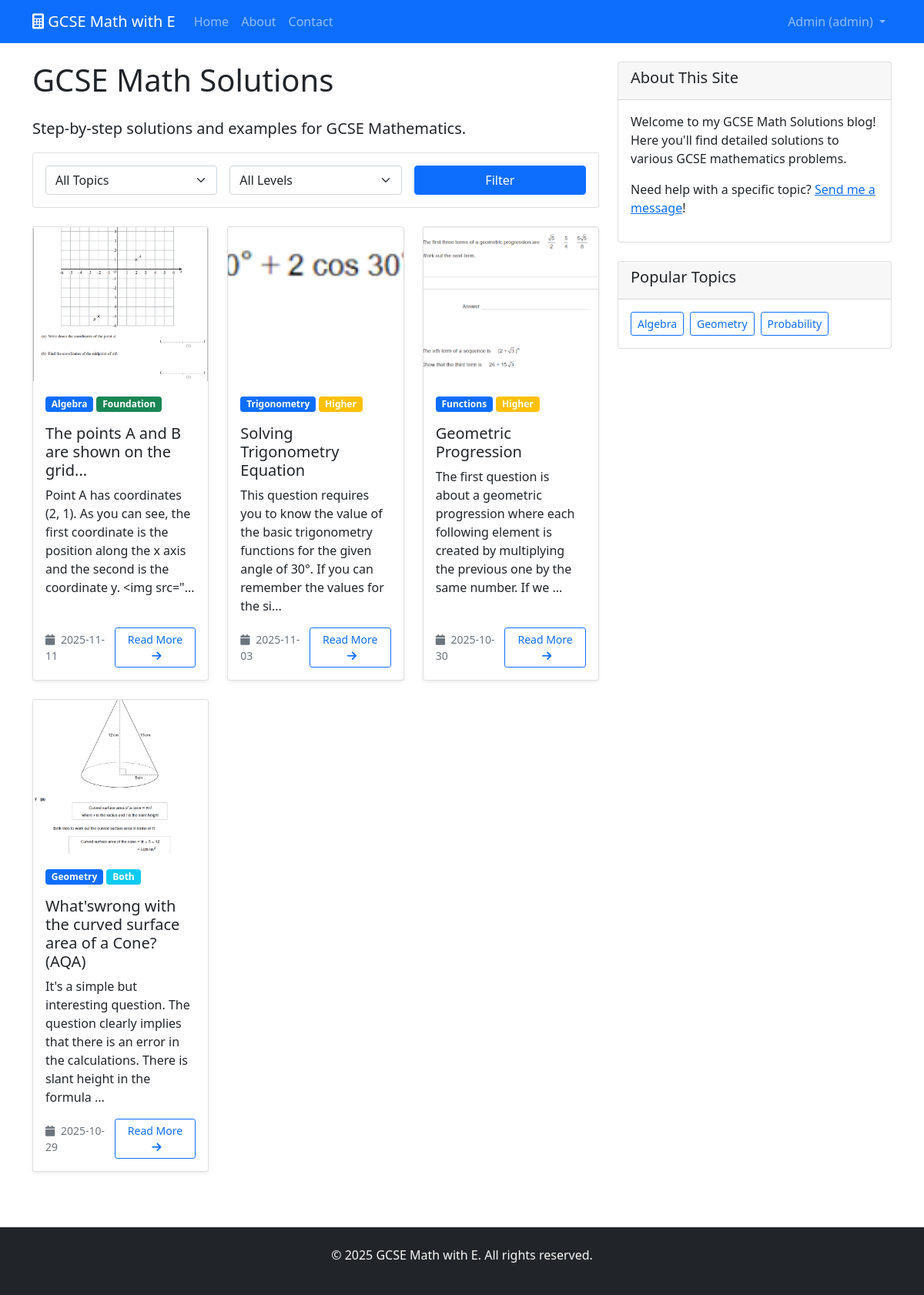
The page / (signed in) on the database its author committed.
### tables this page shows
CREATE TABLE posts (
                id INTEGER PRIMARY KEY AUTOINCREMENT,
                title TEXT NOT NULL,
                content TEXT NOT NULL,
                topic TEXT NOT NULL,
                difficulty TEXT,
                image_path TEXT,
                is_published BOOLEAN DEFAULT TRUE,
                created_at TIMESTAMP DEFAULT CURRENT_TIMESTAMP,
                updated_at TIMESTAMP DEFAULT CURRENT_TIMESTAMP
            );

### main.py (the view)
@app.route('/')
def index():
    page = request.args.get('page', 1, type=int)
    topic = request.args.get('topic', '')
    difficulty = request.args.get('difficulty', '')
    db = get_db()
    query = 'SELECT * FROM posts WHERE is_published = 1'
    params = []
    if topic:
        query += ' AND topic = ?'
        params.append(topic)
    if difficulty and difficulty != 'all':
        query += ' AND (difficulty = ? OR difficulty = ?)'
        params.extend([difficulty, 'both'])
    query += ' ORDER BY created_at DESC LIMIT 6 OFFSET ?'
    params.append((page - 1) * 6)
    posts = db.execute(query, params).fetchall()
    count_query = 'SELECT COUNT(*) FROM posts WHERE is_published = 1'
    count_params = []
    if topic:
        count_query += ' AND topic = ?'
        count_params.append(topic)
    if difficulty and difficulty != 'all':
        count_query += ' AND (difficulty = ? OR difficulty = ?)'
        count_params.extend([difficulty, 'both'])
    total_posts = db.execute(count_query, count_params).fetchone()[0]
    total_pages = (total_posts + 5) // 6 if total_posts > 0 else 1
    return render_template('index.html',
                           posts=posts,
                           topic=topic,
                           difficulty=difficulty,
                           current_page=page,
                           total_pages=total_pages)

### main.py (called while the page is built)
def get_db():
    conn = sqlite3.connect(app.config['DATABASE'])
    conn.row_factory = sqlite3.Row
    return conn

### templates/index.html (shortened to what this page needs)
{% extends "base.html" %}
{% block content %}
<div class="row">
    <div class="col-md-8">
        <h1 class="mb-4">GCSE Math Solutions</h1>
        <p class="lead">Step-by-step solutions and examples for GCSE Mathematics.</p>
        <div class="card mb-4">
            <div class="card-body">
                <form method="GET" class="row g-3">
                    <div class="col-md-4">
                        <select name="topic" class="form-select">
                            <option value="">All Topics</option>
                        </select>
                    </div>
                    <div class="col-md-4">
                        <select name="difficulty" class="form-select">
                            <option value="all" {% if difficulty == 'all' or not difficulty %}selected{% endif %}>All Levels</option>
                        </select>
                    </div>
                    <div class="col-md-4">
                        <button type="submit" class="btn btn-primary w-100">Filter</button>
                    </div>
                </form>
            </div>
        </div>
        {% if posts %}
            <div class="row">
                {% for post in posts %}
                <div class="col-md-6 col-lg-4 mb-4">
                    <div class="card h-100 shadow-sm">
                        {% if post.image_path %}
                        <img src="{{ url_for('static', filename='uploads/' + post.image_path) }}"
                             class="card-img-top" alt="{{ post.title }}"
                             style="height: 200px; object-fit: cover;">
                        {% else %}
                        <div class="card-img-top bg-light d-flex align-items-center justify-content-center"
                             style="height: 200px;">
                            <i class="fas fa-calculator fa-3x text-muted"></i>
                        </div>
                        {% endif %}
                        <div class="card-body d-flex flex-column">
                            <div class="mb-2">
                                <span class="badge bg-primary mb-2">{{ post.topic|title }}</span>
                                {% if post.difficulty %}
                                <span class="badge bg-{{ 'success' if post.difficulty == 'foundation' else 'warning' if post.difficulty == 'higher' else 'info' }}">
                                    {{ post.difficulty|title }}
                                </span>
                                {% endif %}
                            </div>
                            <h5 class="card-title">{{ post.title }}</h5>
                            <p class="card-text flex-grow-1">
                                {% if post.content|length > 150 %}
                                    {{ post.content[:150] }}...
                                {% else %}
                                    {{ post.content }}
                                {% endif %}
                            </p>
                            <div class="mt-auto">
                                <div class="d-flex justify-content-between align-items-center">
                                    <small class="text-muted">
                                        <i class="fas fa-calendar me-1"></i>
                                        {{ post.created_at[:10] }}
                                    </small>
                                    <a href="{{ url_for('show_post', post_id=post.id) }}"
                                       class="btn btn-outline-primary btn-sm">
                                        Read More <i class="fas fa-arrow-right ms-1"></i>
                                    </a>
                                </div>
                            </div>
                        </div>
                    </div>
                </div>
                {% endfor %}
            </div>
        {% else %}
            <div class="alert alert-info">
                No posts found matching your criteria.
            </div>
        {% endif %}
    </div>
    <div class="col-md-4">
        <div class="card">
            <div class="card-header">
                <h5>About This Site</h5>
            </div>
            <div class="card-body">
                <p>Welcome to my GCSE Math Solutions blog! Here you'll find detailed solutions to various GCSE mathematics problems.</p>
                <p>Need help with a specific topic? <a href="{{ url_for('contact') }}">Send me a message</a>!</p>
            </div>
        </div>
        <div class="card mt-4">
            <div class="card-header">
                <h5>Popular Topics</h5>
            </div>
            <div class="card-body">
                <div class="d-flex flex-wrap gap-2">
                    <a href="{{ url_for('index', topic='algebra') }}" class="btn btn-outline-primary btn-sm">Algebra</a>
                    <a href="{{ url_for('index', topic='geometry') }}" class="btn btn-outline-primary btn-sm">Geometry</a>
                    <a href="{{ url_for('index', topic='probability') }}" class="btn btn-outline-primary btn-sm">Probability</a>
                </div>
            </div>
        </div>
    </div>
</div>
{% endblock %}

### rows shown on the page
posts: image_path (picture), topic "Algebra", difficulty "Foundation", title "The points A and B are shown on the grid...", content "Point A has coordinates (2, 1). As you can see, the first coordinate is the position along the x axis and the second is the coordinate y. <img src=\"", created_at "2025-11-11"
posts: image_path (picture), topic "Trigonometry", difficulty "Higher", title "Solving Trigonometry Equation", content "This question requires you to know the value of the basic trigonometry functions for the given angle of 30°. If you can remember the values for the si", created_at "2025-11-03"
posts: image_path (picture), topic "Functions", difficulty "Higher", title "Geometric Progression", content "The first question is about a geometric progression where each following element is created by multiplying the previous one by the same number. If we", created_at "2025-10-30"
posts: image_path (picture), topic "Geometry", difficulty "Both", title "What'swrong with the curved surface area of a Cone? (AQA)", content "It's a simple but interesting question. The question clearly implies that there is an error in the calculations. There is slant height in the formula", created_at "2025-10-29"

### other values the page prints
{{ session.get('username') }} "admin"
